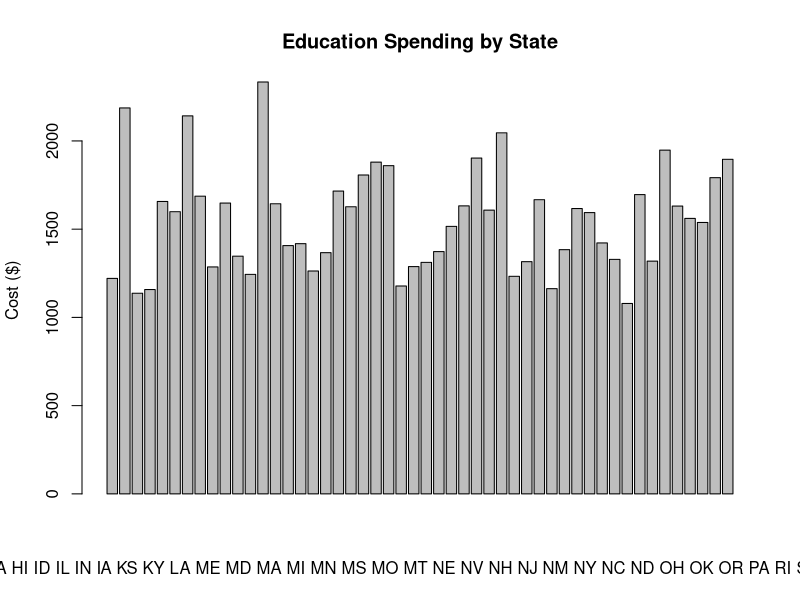
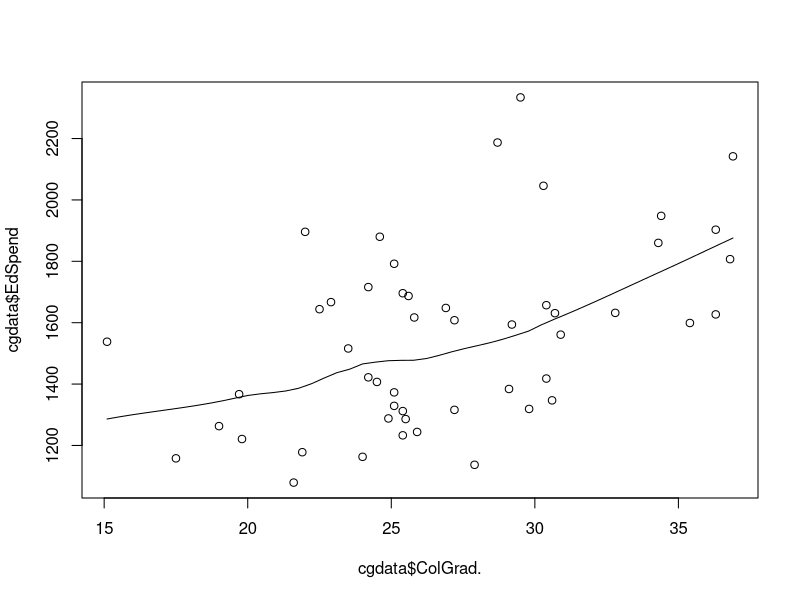
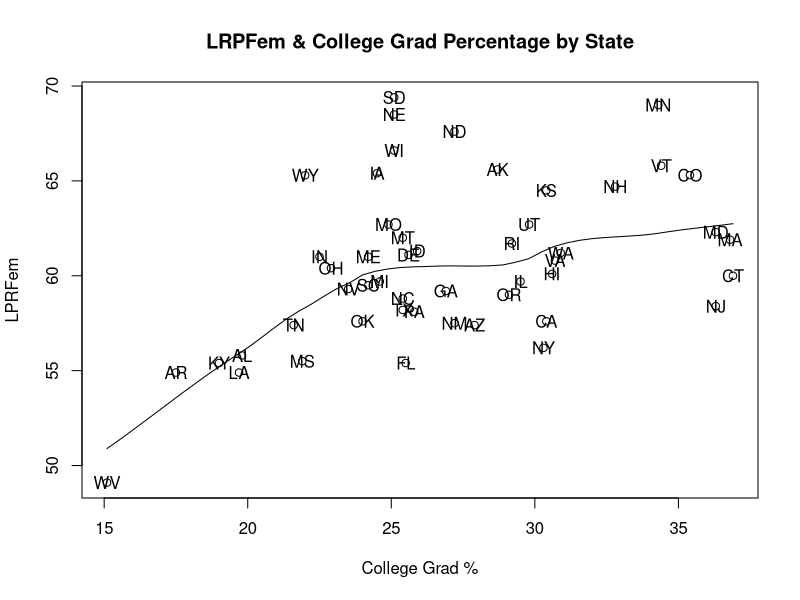
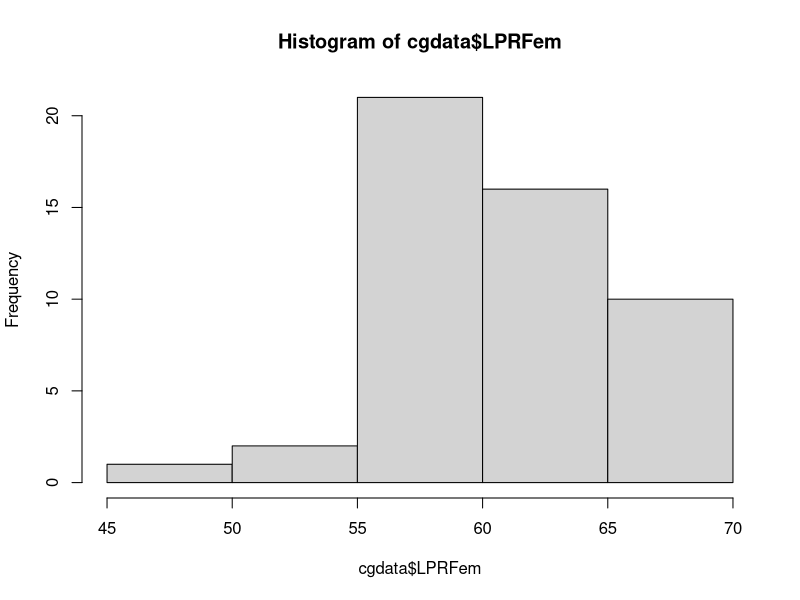
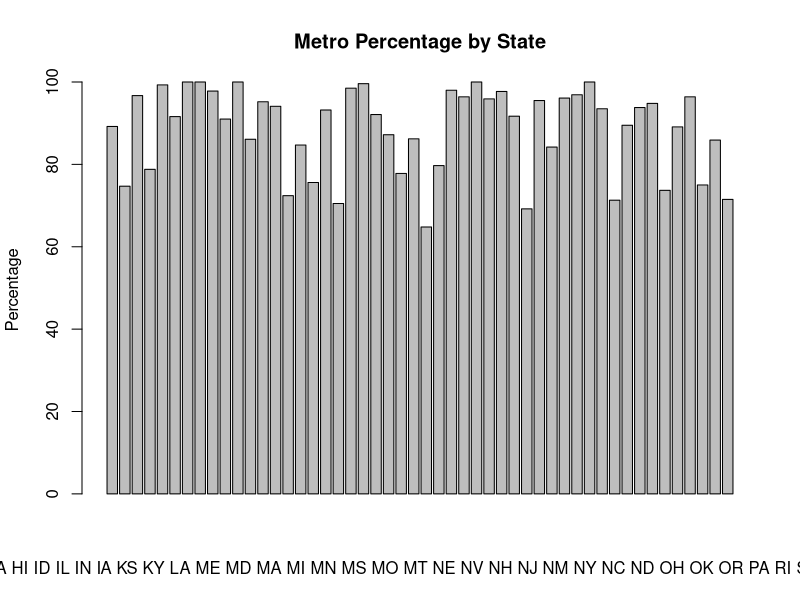
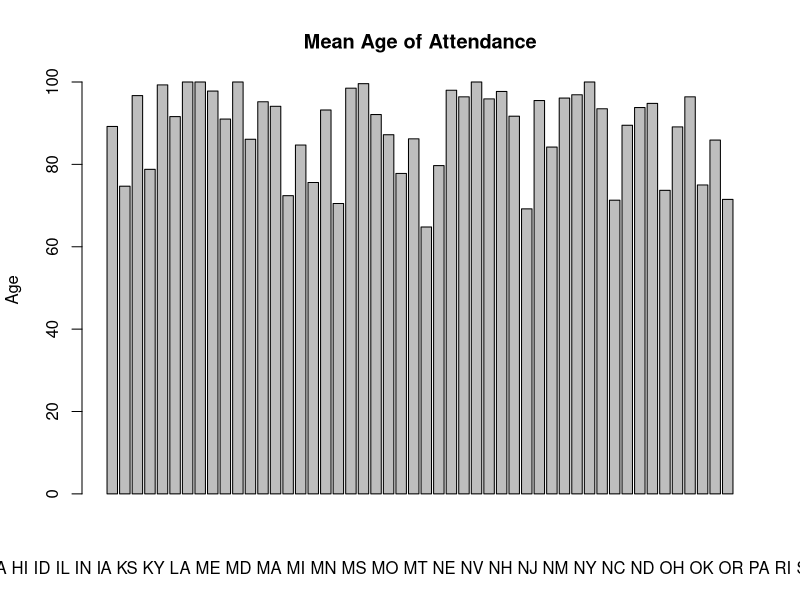
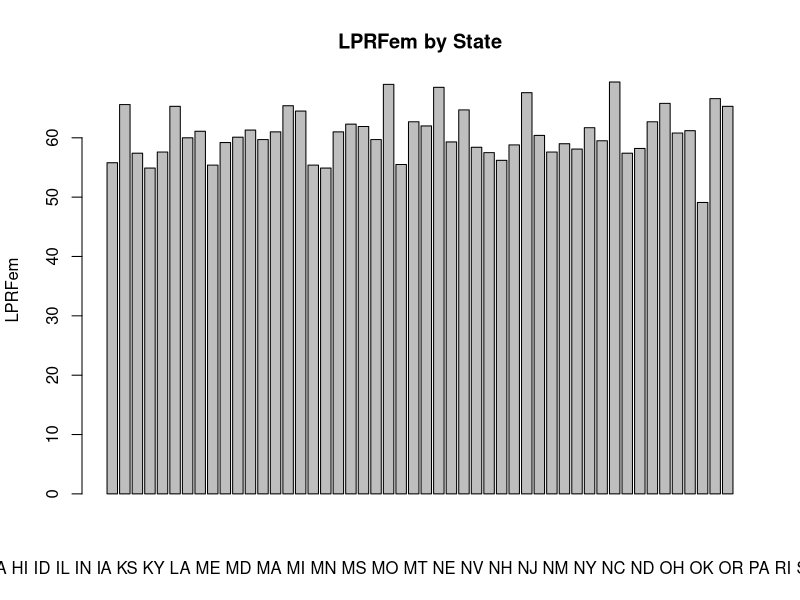

The R source for these figures, in order:
## ---- chunk 1
# Copied data from Excel file and pasted into and saved as CSV
cgdata = read.csv("other_files/CollegeGrads.csv", header = TRUE)
cgdata

## ---- chunk 2
names(cgdata)
## ---- chunk 3
typeof(cgdata)
typeof("State")
typeof("ColGrad.")
typeof("Dropout.")
typeof("EdSpend")
typeof("Metro.")
typeof("Age")
typeof("LPRFem")
typeof("Neast")
typeof("Seast")
typeof("West")
typeof("Midwest")
## ---- chunk 4
summary(cgdata)
## ---- chunk 5
head(cgdata)
## ---- chunk 6
cgdata[1:10, 1:5]
## ---- chunk 7
structure(cgdata)
## ---- chunk 8
is.na(cgdata[1])
## ---- chunk 9
which(is.na(cgdata[2]))
which(is.na(cgdata[3]))
which(is.na(cgdata[4]))
which(is.na(cgdata[5]))
which(is.na(cgdata[6]))
which(is.na(cgdata[7]))
which(is.na(cgdata[8]))
which(is.na(cgdata[9]))
which(is.na(cgdata[10]))
## ---- chunk 10
cgdata[1,2]
## ---- chunk 11
st_labs = "AL AK AZ AR CA CO CT DE FL GA HI ID IL IN IA KS KY LA ME MD MA MI MN MS MO MT NE NV NH NJ NM NY NC ND OH OK OR PA RI SC SD TN TX UT VT VA WA WV WI WY"
st_labs
## ---- chunk 12
barplot(cgdata$EdSpend,main="Education Spending by State",xlab = st_labs, ylab="Cost ($)")
## ---- chunk 13
scatter.smooth(cgdata$ColGrad.,cgdata$EdSpend)

## ---- chunk 14
scatter.smooth(cgdata$ColGrad.,cgdata$LPRFem, xlab = "College Grad %", ylab = "LPRFem", main="LRPFem & College Grad Percentage by State")
text(cgdata$ColGrad.,cgdata$LPRFem,labels = cgdata$State)
## ---- chunk 15
hist(cgdata$LPRFem)
## ---- chunk 16

barplot(cgdata$Metro., main = "Metro Percentage by State",
        xlab = st_labs, ylab = "Percentage")
## ---- chunk 17
barplot(cgdata$Metro., main = "Mean Age of Attendance",xlab = st_labs, ylab = "Age")
## ---- chunk 18
barplot(cgdata$LPRFem, main = "LPRFem by State",xlab = st_labs, ylab = "LPRFem")
## ---- chunk 19
grads = cgdata$ColGrad.
drops = cgdata$Dropout.
spend = cgdata$EdSpend
grads
## ---- chunk 20
drops
## ---- chunk 21
spend
## ---- chunk 22
order(grads, decreasing = T)
## ---- chunk 23
order(drops, decreasing = T)
## ---- chunk 24
order(spend, decreasing = T)
## ---- chunk 25
# College Graduate Top 10 Percentages by State
# Take the 11 columns' values also
# Indices: 7 21 20 30 6 45 23 29 47 46
cgdata[7,]
cgdata[21,]
cgdata[20,]
cgdata[30,]
cgdata[6,]
cgdata[45,]
cgdata[23,]
cgdata[29,]
cgdata[47,]
cgdata[46,]
## ---- chunk 26
# Top 10 Dropout Percentages by State
# Take the 11 columns' values also
# Indices: 43 17 24 18  5  1 31  4 42 48
cgdata[43,]
cgdata[17,]
cgdata[24,]
cgdata[18,]
cgdata[5,]
cgdata[1,]
cgdata[31,]
cgdata[4,]
cgdata[42,]
cgdata[48,]
## ---- chunk 27
# College Graduate Top 10 Percentages by State
# Take the 11 columns' values also
# Indices: 13  2  7 32 45 30 50 22 23 21
cgdata[13,]
cgdata[2,]
cgdata[7,]
cgdata[32,]
cgdata[45,]
cgdata[30,]
cgdata[50,]
cgdata[22,]
cgdata[23,]
cgdata[21,]

## ---- chunk 28
names(cgdata)
## ---- chunk 29
order(cgdata$Neast == 1, decreasing = T)
# Indices: 7  8 19 20 21 29 30 32 38 39 45
# Count: 11
## ---- chunk 30

## ---- chunk 31
order(cgdata$Seast == 1, decreasing = T)
# Indices for Southeast US region: 1  4  9 10 17 18 24 33 40 42 46 48
# Count: 12

## ---- chunk 32
order(cgdata$West == 1, decreasing = T)
# Indices for West US region: 2  3  5  6 11 12 26 28 31 37 43 44 47 50
# Count 14
## ---- chunk 33
order(cgdata$Midwest == 1, decreasing = T)
# Indices for Midwest US region: 13 14 15 16 22 23 25 27 34 35 36 41 49
# Count: 13
## ---- chunk 34


